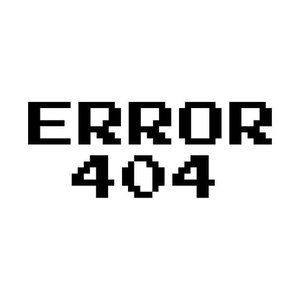
#> input picture settings-w-300/6ce5e26ee36b076436fa562bdbed333d.jpg, 300 x 300 px
$ python resize_images.py settings-w-300 100 5
#> lines starting #> are read from the running program, lines starting #| are printed output that depends on the picture
"""
Resize images to width 300px (height auto) to reduce file size.
Creates output folder with suffix "-w-300"
"""

import os
import sys
from pathlib import Path

try:
    from PIL import Image
except ImportError:
    print("Installing Pillow...")
    os.system("pip install Pillow")
    from PIL import Image


def resize_images(input_folder: str, target_width: int = 300, quality: int = 85):
    """
    Resize all images in a folder to specified width, maintaining aspect ratio.

    Args:
        input_folder: Path to folder containing images
        target_width: Target width in pixels (default: 300)
        quality: JPEG quality 1-100 (default: 85)
    """
#> called with input_folder = 'settings-w-300', target_width = 100, quality = 5
    input_path = Path(input_folder)

    if not input_path.exists():
        print(f"Error: Folder '{input_folder}' not found!")
        return

    # Create output folder with suffix "-w-300"
    output_folder = input_path.parent / f"{input_path.name}-w-{target_width}"
    output_folder.mkdir(exist_ok=True)

    # Supported image extensions
    image_extensions = {'.jpg', '.jpeg', '.png', '.gif', '.bmp', '.webp'}

    # Get all image files
    image_files = [f for f in input_path.iterdir()
                   if f.is_file() and f.suffix.lower() in image_extensions]

    if not image_files:
        print(f"No images found in '{input_folder}'")
        return

    print(f"Found {len(image_files)} images")
    print(f"Output folder: {output_folder}")
    print("-" * 50)

    processed = 0
    for img_file in image_files:
        try:
            with Image.open(img_file) as img:
                # Get original dimensions
#> img is the input picture: PIL image 300x300 RGB; min 0, max 255, mean 230.3
                orig_width, orig_height = img.size
#> orig_width = 300; orig_height = 300

                # Skip if already smaller than target
                if orig_width <= target_width:
                    # Copy as-is but still compress
                    new_width, new_height = orig_width, orig_height
                else:
                    # Calculate new height maintaining aspect ratio
                    ratio = target_width / orig_width
#> ratio = 0.333
                    new_width = target_width
                    new_height = int(orig_height * ratio)
#> new_height = 100

                # Resize image
                resized = img.resize((new_width, new_height), Image.Resampling.LANCZOS)
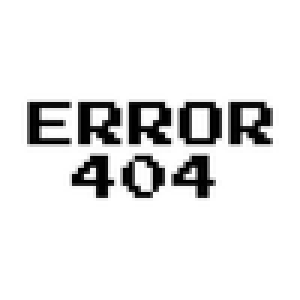
#> resized: PIL image 100x100 RGB (shown 3 times larger); min 0, max 255, mean 230.2

                # Convert RGBA to RGB for JPEG
                if resized.mode in ('RGBA', 'P'):
                    resized = resized.convert('RGB')

                # Save with compression
                output_path = output_folder / f"{img_file.stem}.jpg"
                resized.save(output_path, 'JPEG', quality=quality, optimize=True)

                # Get file sizes for comparison
                orig_size = img_file.stat().st_size / 1024  # KB
                new_size = output_path.stat().st_size / 1024  # KB
                reduction = (1 - new_size / orig_size) * 100

                print(f"✓ {img_file.name}: {orig_width}x{orig_height} -> {new_width}x{new_height} "
                      f"({orig_size:.1f}KB -> {new_size:.1f}KB, -{reduction:.1f}%)")
#| ✓ 6ce5e26ee36b076436fa562bdbed333d.jpg: 300x300 -> 100x100 (6.8KB -> 0.6KB, -90.7%)
                processed += 1

        except Exception as e:
            print(f"✗ {img_file.name}: Error - {e}")

    print("-" * 50)
    print(f"Done! Processed {processed}/{len(image_files)} images")
    print(f"Output: {output_folder}")


if __name__ == "__main__":
    if len(sys.argv) < 2:
        # Default: current directory
        folder = input("Enter folder path (or press Enter for current directory): ").strip()
        if not folder:
            folder = "."
    else:
        folder = sys.argv[1]

    # Optional: custom width and quality
    width = 300
    quality = 85

    if len(sys.argv) >= 3:
        width = int(sys.argv[2])
    if len(sys.argv) >= 4:
        quality = int(sys.argv[3])

    resize_images(folder, width, quality)
